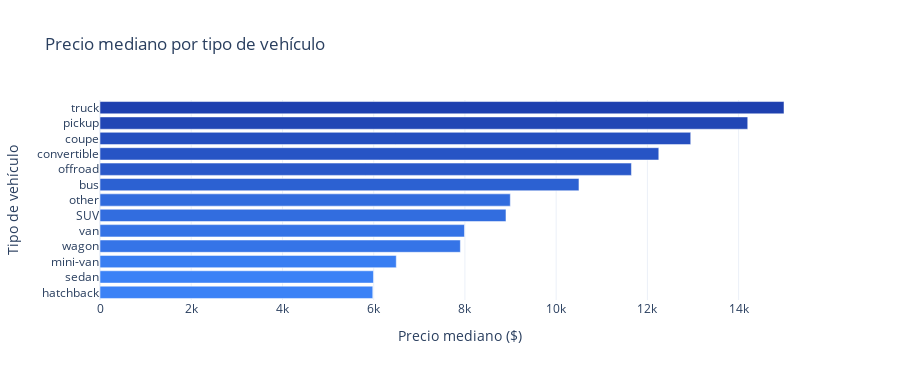

Source (notebook cell):
### Code cell
# ¿Correlación tipo de vehículo y precio mediano? (¿Los trucks mantienen más valor?)
median_by_type = df.groupby("type", observed=True)["price"].median().sort_values(ascending=True).reset_index()
median_by_type.columns = ["type", "precio_mediano"]
fig_median = px.bar(
    median_by_type,
    x="precio_mediano",
    y="type",
    orientation="h",
    title="Precio mediano por tipo de vehículo",
    labels={"precio_mediano": "Precio mediano ($)", "type": "Tipo de vehículo"},
    template="plotly_white",
    color="precio_mediano",
    color_continuous_scale=[[0, "#3B82F6"], [1, "#1E40AF"]]
)
fig_median.update_layout(height=380, showlegend=False, coloraxis_showscale=False)
fig_median.show(config=_config)

### Figure 1 — Plotly figure (JSON) as saved in the notebook; plotly's stock layout.template omitted (floating-point values rounded to 4 significant figures)
{"data": [{"hovertemplate": "Precio mediano ($)=%{marker.color}<br>Tipo de vehículo=%{y}<extra></extra>", "legendgroup": "", "marker": {"color": [5980.0, 5995.0, 6495.0, 7900.0, 7990.0, 8900.0, 8995.0, 10500.0, 11650.0, 12250.0, 12950.0, 14200.0, 15000.0], "coloraxis": "coloraxis", "pattern": {"shape": ""}}, "name": "", "orientation": "h", "showlegend": false, "textposition": "auto", "type": "bar", "x": [5980.0, 5995.0, 6495.0, 7900.0, 7990.0, 8900.0, 8995.0, 10500.0, 11650.0, 12250.0, 12950.0, 14200.0, 15000.0], "xaxis": "x", "y": ["hatchback", "sedan", "mini-van", "wagon", "van", "SUV", "other", "bus", "offroad", "convertible", "coupe", "pickup", "truck"], "yaxis": "y"}], "layout": {"barmode": "relative", "coloraxis": {"colorbar": {"title": {"text": "Precio mediano ($)"}}, "colorscale": [[0, "#3B82F6"], [1, "#1E40AF"]], "showscale": false}, "height": 380, "legend": {"tracegroupgap": 0}, "showlegend": false, "title": {"text": "Precio mediano por tipo de vehículo"}, "xaxis": {"anchor": "y", "domain": [0, 1], "title": {"text": "Precio mediano ($)"}}, "yaxis": {"anchor": "x", "domain": [0, 1], "title": {"text": "Tipo de vehículo"}}}}
